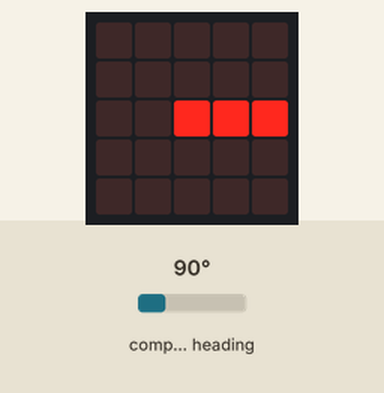
A program run on a simulated BBC micro:bit running MicroPython. Parts: the board's 5×5 LED display. The test bench sets the inputs (shaded band); at power-on: compass heading 90°. The compass is already calibrated.

Above: at 1.3 s.
1.4 s: compass heading set to 7°
At 3.3 s:
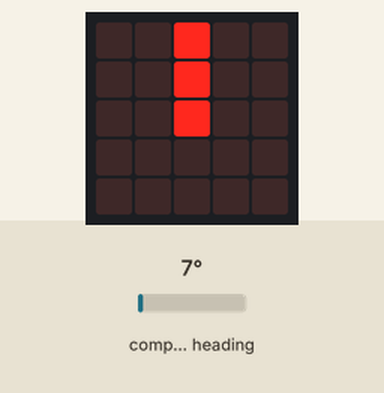
3.6 s: compass heading set to 180°
At 4.8 s:
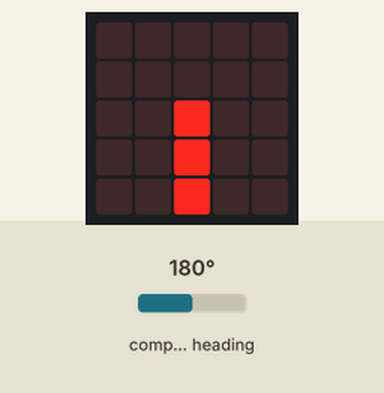
5.6 s: compass heading set to 269°
At 7.3 s:
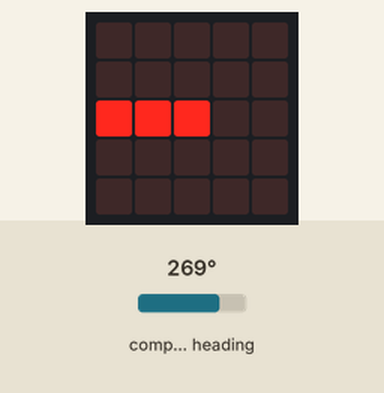
7.6 s: compass heading set to 90°
At 9.1 s:
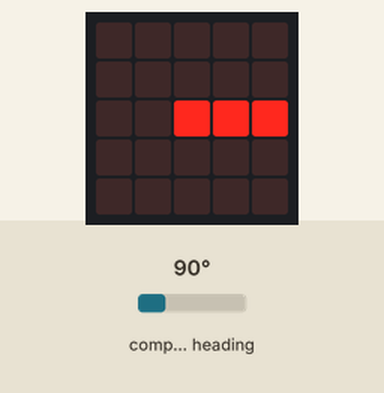
9.6 s: compass heading set to 352°
At 10.7 s:
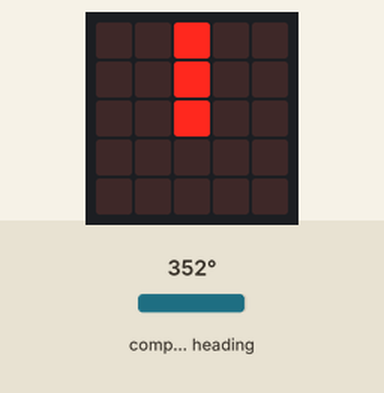
Timing chart, 0 to 12.6 s (numbered marks = the images above; inputs shaded):
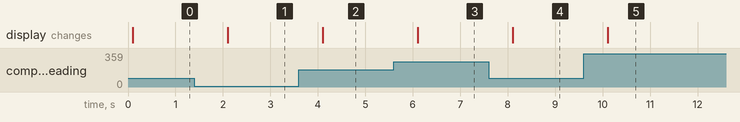

The program:

19.py
```python
from microbit import *
compass.calibrate()
relojes=[Image.CLOCK1,Image.CLOCK2,Image.CLOCK3,Image.CLOCK4,Image.CLOCK5,Image.CLOCK6,Image.CLOCK7,Image.CLOCK8,Image.CLOCK9,Image.CLOCK10,Image.CLOCK11,Image.CLOCK12]
while True:
    rumbo=compass.heading()
    hora=int(round((rumbo/360)*12))
    display.show(relojes[hora-1])
    sleep(1000)
```

Measured:
- after the input at 1.4 s, the display: changes after 0.70 s (image 1)
- after the input at 3.6 s, the display: changes after 0.50 s (image 2)
- after the input at 5.6 s, the display: changes after 0.50 s (image 3)
- after the input at 7.6 s, the display: changes after 0.50 s (image 4)
- after the input at 9.6 s, the display: changes after 0.50 s (image 5)
